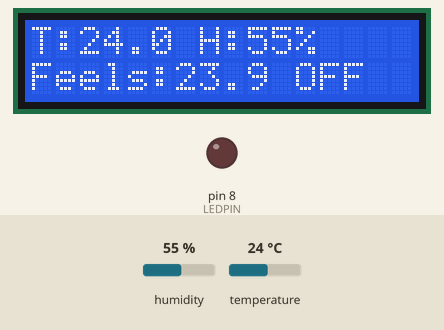
Simulated run of this sketch. Board: Arduino Uno, built with avr-gcc and run on an emulated ATmega328P. Shown: 16×2 character LCD, output pins drawn as LEDs (lit = HIGH). The test bench sets the inputs (shaded band); at power-on: temperature 24 °C, humidity 55 %. What the sketch prints to the serial monitor is not drawn.

Above: at 2.7 s.
2.8 s: temperature set to 28 °C
At 4.3 s:
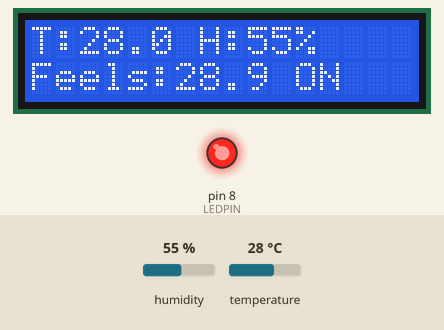
7.2 s: humidity set to 22 %
At 8.5 s:
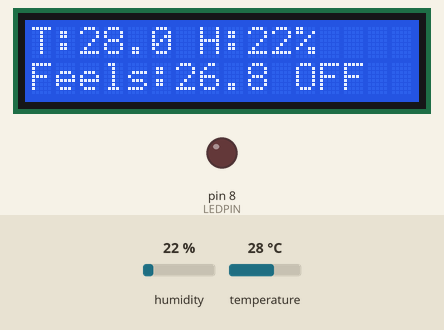
9.9 s: temperature set to 12 °C
At 12.5 s:
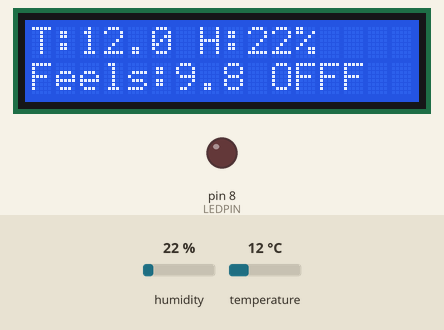
13.4 s: humidity set to 40 %
At 15.2 s:
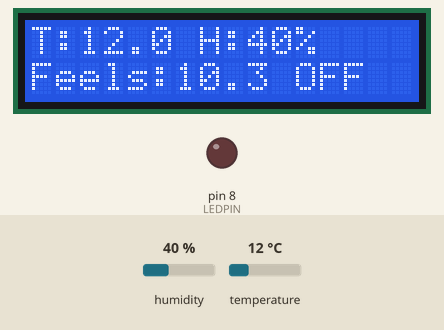
Timing chart, 0 to 16.7 s (numbered marks = the images above; inputs shaded):
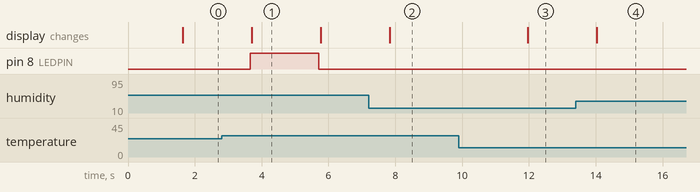

The sketch:

sketch.ino
```cpp
#include <DHT.h>
#include <LiquidCrystal_I2C.h>

#define DHTPIN 2
#define DHTTYPE DHT22
#define LEDPIN 8
#define WINDOW_SIZE 5

DHT dht(DHTPIN, DHTTYPE);
LiquidCrystal_I2C lcd(0x27, 16, 2);

float readings[WINDOW_SIZE];
int readingIndex = 0;
int readingCount = 0;

void setup() {
  Serial.begin(9600);
  dht.begin();
  lcd.init();
  lcd.backlight();
  pinMode(LEDPIN, OUTPUT);
  randomSeed(analogRead(0));

  lcd.setCursor(0, 0);
  lcd.print("Smart Temp Mon.");
  delay(1500);
  lcd.clear();
}

float getRollingAverage() {
  float sum = 0;
  for (int i = 0; i < readingCount; i++) {
    sum += readings[i];
  }
  return sum / readingCount;
}

void loop() {
  // TEST MODE: simulate random temp/humidity instead of reading real sensor
  float temp = dht.readTemperature();
float humidity = dht.readHumidity();

  // "Feels like" temperature, factoring in humidity
  float heatIndex = dht.computeHeatIndex(temp, humidity, false);

  // Store heat index (not raw temp) in rolling window
  readings[readingIndex] = heatIndex;
  readingIndex = (readingIndex + 1) % WINDOW_SIZE;
  if (readingCount < WINDOW_SIZE) readingCount++;

  float avgHeatIndex = getRollingAverage();
  float threshold = avgHeatIndex + 2.0;

  bool fanOn = heatIndex > threshold;
  digitalWrite(LEDPIN, fanOn ? HIGH : LOW);

  lcd.setCursor(0, 0);
  lcd.print("T:");
  lcd.print(temp, 1);
  lcd.print(" H:");
  lcd.print(humidity, 0);
  lcd.print("%  ");

  lcd.setCursor(0, 1);
  lcd.print("Feels:");
  lcd.print(heatIndex, 1);
  lcd.print(" ");
  lcd.print(fanOn ? "ON " : "OFF");

  Serial.print("Temp: ");
  Serial.print(temp);
  Serial.print(" | Humidity: ");
  Serial.print(humidity);
  Serial.print(" | Heat Index: ");
  Serial.print(heatIndex);
  Serial.print(" | Avg: ");
  Serial.print(avgHeatIndex);
  Serial.print(" | Threshold: ");
  Serial.print(threshold);
  Serial.print(" | Fan: ");
  Serial.println(fanOn ? "ON" : "OFF");

  delay(2000);
}
```

Measured:
- after the input at 2.8 s, pin 8 (LEDPIN): LOW → HIGH after 0.85 s, → LOW 2.1 s later; the display: changes after 0.91 s (image 1)
- after the input at 7.2 s, the display: changes after 0.64 s (image 2)
- after the input at 9.9 s, the display: changes after 2.1 s (image 3)
- after the input at 13.4 s, the display: changes after 0.63 s (image 4)
- what the display in image 1 shows lasts 2.1 s, from 3.7 s to 5.8 s
